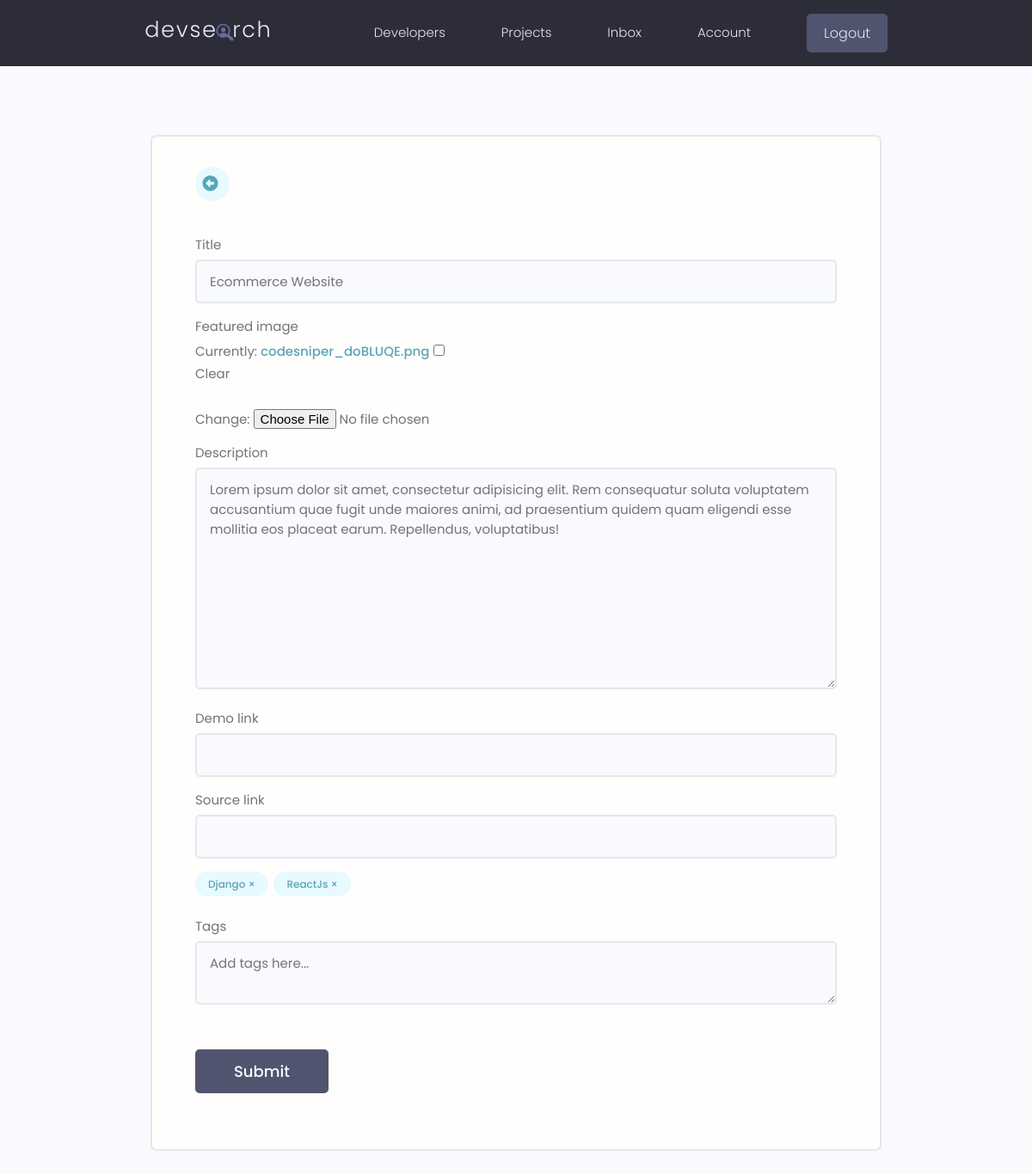
Page /projects/update-project/3b88d266-8ebb-46ab-83c5-613b9a89dd50 (signed in) on the earlier database version.
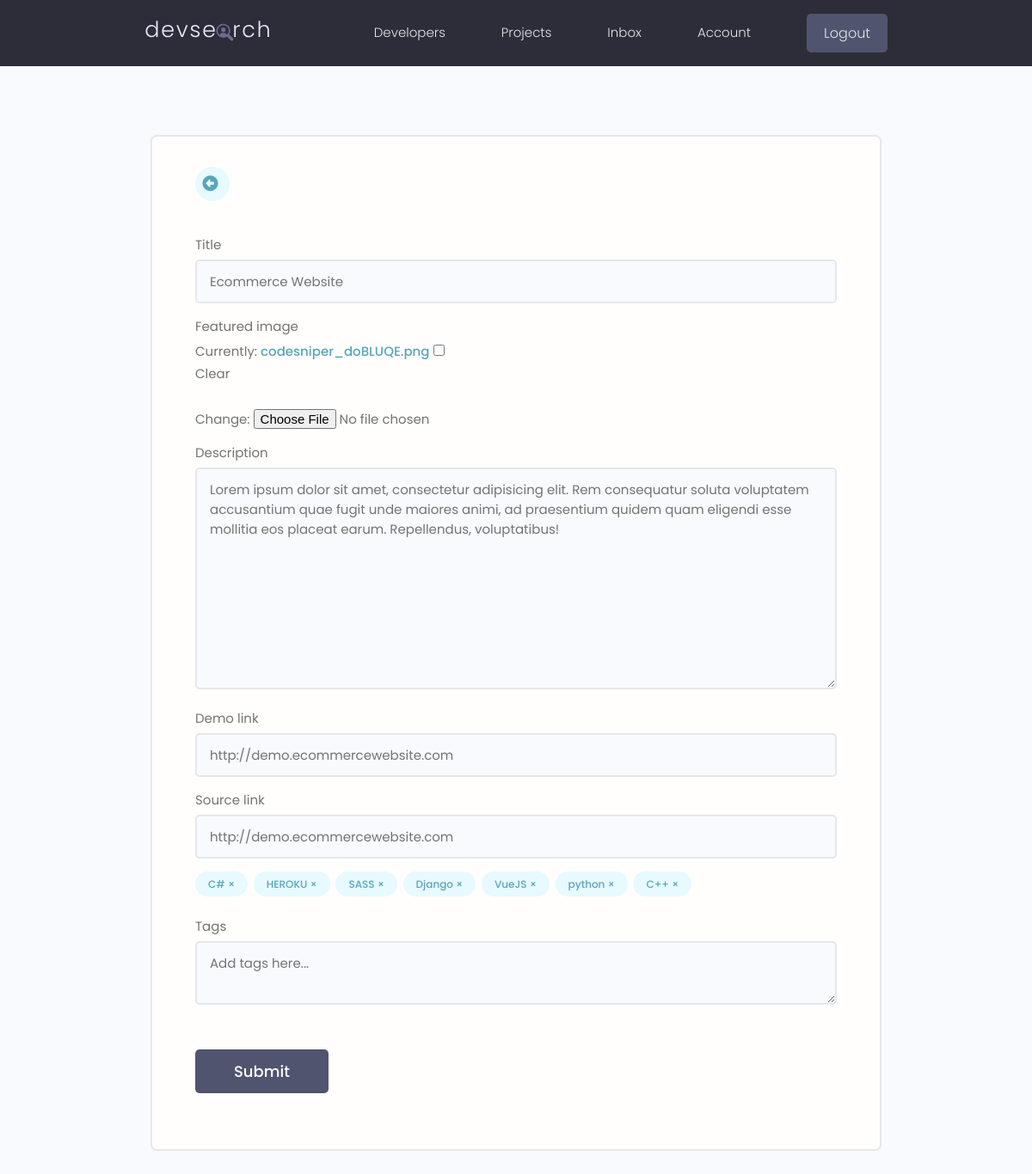
Same page on the later database version.
### projects/models.py (models this page shows, shortened)
class Project(models.Model):
    id = models.UUIDField(default=uuid.uuid4, unique=True,
                          primary_key=True, editable=False)
    owner = models.ForeignKey(
        Profile, null=True, blank=True, on_delete=models.CASCADE)
    title = models.CharField(max_length=200)
    description = models.TextField(null=True, blank=True)
    featured_image = models.ImageField(
        null=True, blank=True, default="default.jpg")
    demo_link = models.CharField(max_length=2000, null=True, blank=True)
    source_link = models.CharField(max_length=2000, null=True, blank=True)
    tags = models.ManyToManyField('Tag', blank=True)
    vote_total = models.IntegerField(default=0, null=True, blank=True)
    vote_ratio = models.IntegerField(default=0, null=True, blank=True)
    created = models.DateTimeField(auto_now_add=True)
    class Meta:
        ordering = ['-vote_ratio', '-vote_total', 'title']

class Tag(models.Model):
    id = models.UUIDField(default=uuid.uuid4, unique=True,
                          primary_key=True, editable=False)
    name = models.CharField(max_length=200)
    created = models.DateTimeField(auto_now_add=True)

### projects/views.py (the view, shortened to what this page needs)
# urls.py: path('update-project/<str:pk>', views.updateProject, name='update-project'),
@login_required(login_url='login')
def updateProject(request, pk):
    profile = request.user.profile
    project = profile.project_set.get(id=pk)
    form = ProjectForm(instance=project)
    context = {'form': form, 'project': project}
    return render(request, "projects/project_form.html", context)

### projects/forms.py
class ProjectForm(ModelForm):
    class Meta:
        model = Project
        fields = ['title', 'featured_image', 'description',
                  'demo_link', 'source_link']
        widgets = {
            'tags': forms.CheckboxSelectMultiple(),
        }
    def __init__(self, *args, **kwargs):
        super(ProjectForm, self).__init__(*args, **kwargs)
        for name, field in self.fields.items():
            field.widget.attrs.update({'class': 'input'})

### projects/templates/projects/project_form.html (shortened to what this page needs)
{% extends 'main.html' %}
{% block content %}
<main class="formPage my-xl">
    <div class="content-box">
        <div class="formWrapper">
            <a class="backButton" href="{% url 'account' %}">
            </a>
            <br>
            <form class="form" action="" method="POST" enctype="multipart/form-data">
                {% for field in form %}
                <div class="form__field">
                    <label for="formInput#text">{{field.label}}</label>
                    {{field}}
                </div>
                {% endfor %}
                <div class="form__field">
                    {% for tag in project.tags.all %}
                    <div class="project-tag tag tag--pill tag--main" data-tag="{{tag.id}}"
                        data-project="{{project.id}}">{{tag.name}} &#215;</div>
                    {% endfor %}
                </div>
                <div class="form__field">
                    <label for="formInput#text">Tags</label>
                    <textarea name="newtags" id="newtags" class="input" placeholder="Add tags here..."></textarea>
                </div>
                <input class="btn btn--sub btn--lg  my-md" type="submit" value="Submit" />
            </form>
        </div>
    </div>
</main>
{% endblock %}

Differences in the rows shown:
no longer on this page (row unchanged): Tag: name "ReactJs"
changed Project "Ecommerce Website": demo_link (not shown) → "http://demo.ecommercewebsite.com"; source_link (not shown) → "http://demo.ecommercewebsite.com"
added Tag: name "C#"
added Tag: name "HEROKU"
added Tag: name "SASS"
added Tag: name "VueJS"
added Tag: name "python"
added Tag: name "C++"
